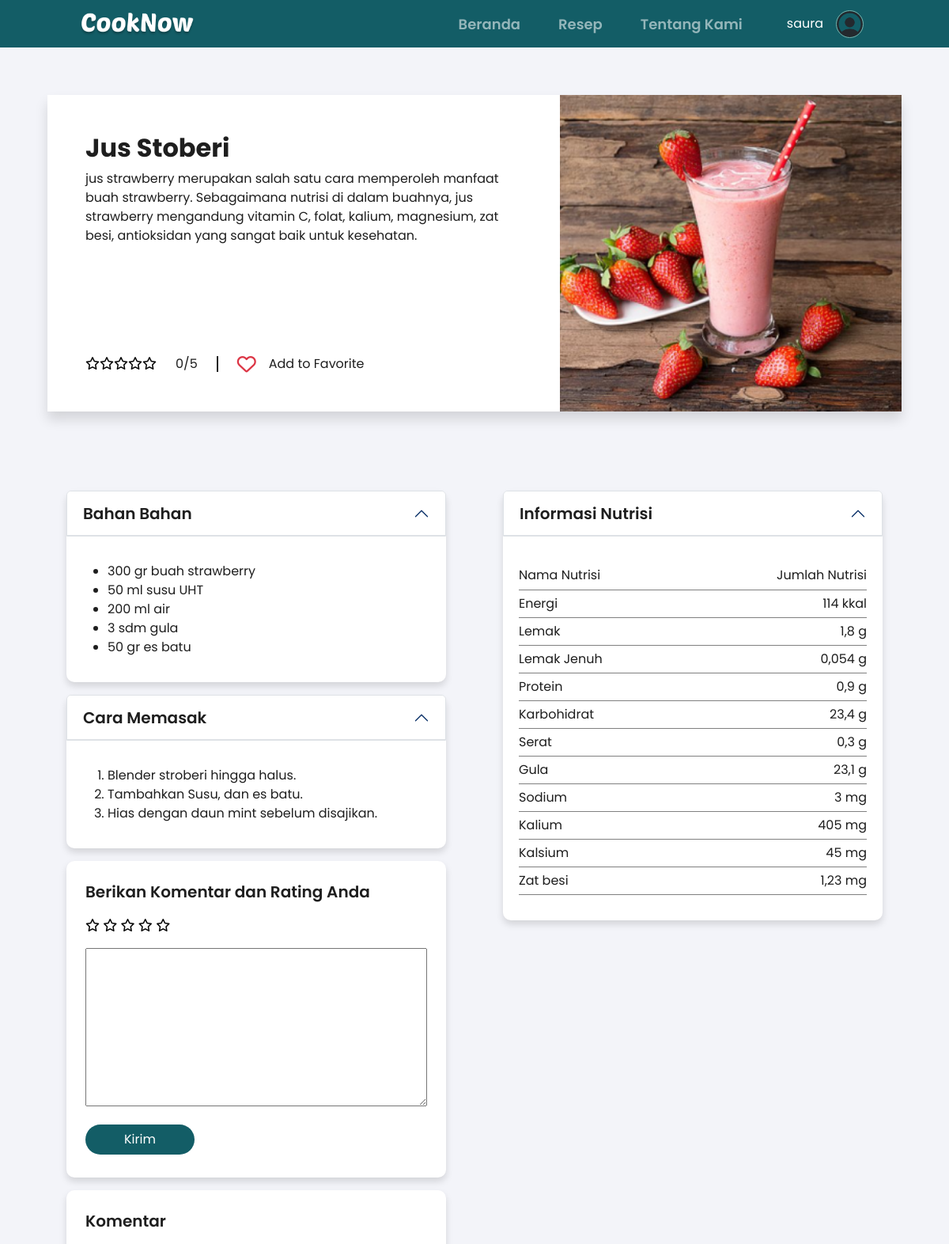
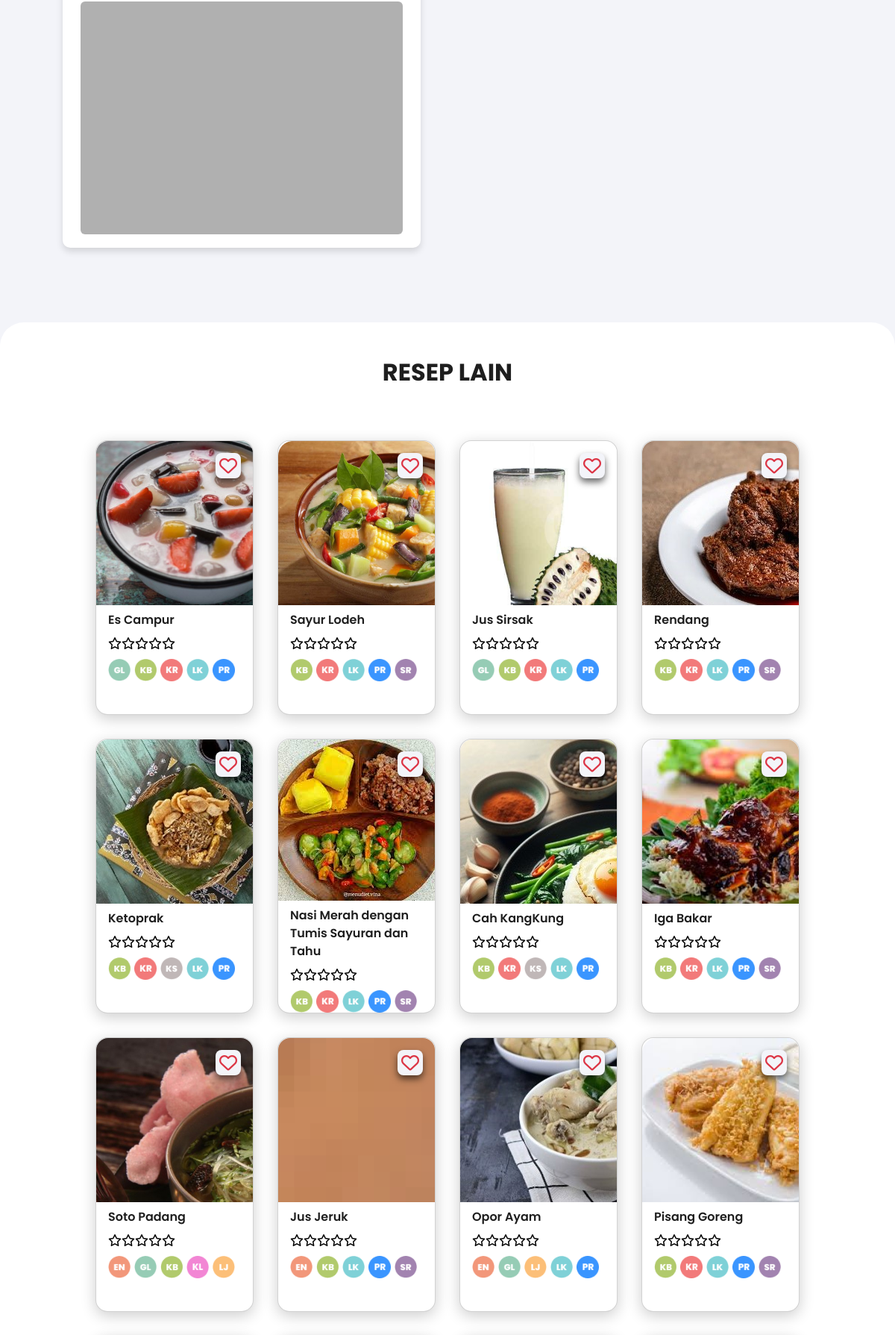
The app's page /user/recipes/detail-recipe.php?id=1 (signed in, upper part) with its own data (2 pictures, top to bottom).
### tables this page shows
CREATE TABLE `recipes` (
  `recipe_id` int(11) NOT NULL,
  `category` varchar(25) DEFAULT NULL,
  `name` varchar(50) DEFAULT NULL,
  `image` varchar(255) DEFAULT NULL,
  `description` varchar(255) NOT NULL,
  `ingredients` text NOT NULL,
  `instructions` text DEFAULT NULL,
  `nutritions` text NOT NULL
);

### user/recipes/detail-recipe.php (the view, shortened to what this page needs)
<?php
include("../../config/koneksi.php");
function getNutritionIcons($conn, $recipe_id)
{
    $query = "
        SELECT n.icon
        FROM nutritions n
        JOIN recipe_nut rn ON n.nutrition_id = rn.nutrition_id
        WHERE rn.recipe_id = $recipe_id LIMIT 5
    ";
    $result = mysqli_query($conn, $query);
    $icons = [];
    while ($row = mysqli_fetch_assoc($result)) {
        $icons[] = $row['icon'];
    }
    return $icons;
}
$id = isset($_GET['id']) ? $_GET['id'] : null;
$recipe_result = mysqli_query($conn, "SELECT * FROM recipes WHERE recipe_id = $id");
$recipe = mysqli_fetch_assoc($recipe_result);
$rating_result = mysqli_query($conn, "SELECT AVG(rating) as average_rating, COUNT(*) as total_reviews FROM reviews WHERE recipe_id = $id");
$rating_data = mysqli_fetch_assoc($rating_result);
$average_rating = round($rating_data['average_rating'], 1);
$query = "SELECT * FROM recipes WHERE recipe_id != $id ORDER BY RAND() LIMIT 20";
$data = mysqli_query($conn, $query);
$favorites = [];
$is_favorited = in_array($id, $favorites);
?>
<!DOCTYPE html>
<html lang="en">
<head>
    <link rel="stylesheet" href="../assets/css/style.css">
    <link rel="stylesheet" href="../assets/css/detail-recipe.css">
    <link rel="stylesheet" href="../assets/css/footer.css">
    <link rel="stylesheet" href="https://cdnjs.cloudflare.com/ajax/libs/font-awesome/6.5.1/css/all.min.css" />
    <link href="https://cdn.jsdelivr.net/npm/bootstrap@5.3.3/dist/css/bootstrap.min.css" rel="stylesheet">
</head>
<body>
    <nav class="navbar navbar-dark navbar-expand-lg fixed-top" style="background-color: var(--teal-2);">
        <div class="container-fluid" style="padding: 0 100px;">
            <a class="navbar-brand" href="../../"><img class="" style="height: 30px ;" src="../../assets/img/logo.png" alt="CookNow"></a>
            <div class="collapse navbar-collapse" id="navbarNav">
                <ul class="fs-h4 navbar-nav ms-auto gap-xl-5 gap-md-4 gap-sm-2 py-xl-0 py-md-0 py-3">
                    <li class="nav-item d-flex align-items-center">
                        <a class="p-0 nav-link nav-home" aria-current="page" href="../">Beranda</a>
                    </li>
                    <li class="nav-item d-flex align-items-center">
                        <a class="p-0 nav-link nav-resep" href="../recipes.php">Resep</a>
                    </li>
                    <li class="nav-item d-flex align-items-center">
                        <a class="p-0 nav-link nav-about" href="../about-us.php">Tentang Kami</a>
                    </li>
                    <li class="d-flex align-items-center">
                        <?php if (isset($_SESSION['login_user'])) : ?>
                            <div class="nav-link d-flex align-items-center">
                                <span class="fs-body"><?php echo $_SESSION['user_name']; ?></span>
                                <a class="ms-3" href="../../profile-user/profile.php">
                                    <div class="rounded-circle" style="border:1px solid var(--teal-3); background-image: url(../../profile-user/<?php echo $_SESSION['user_photo']; ?>); background-position: center; background-size: cover; width: 35px; height: 35px;"></div>
                                </a>
                            </div>
                        <?php endif; ?>
                    </li>
                </ul>
            </div>
        </div>
    </nav>
    <header class="container-fluid d-flex p-0" style="width: 90%; margin-top: 120px; background-color: #fff; height: 400px; box-shadow: 0 10px 15px #0002;">
        <div class="p-5" style="width: 60%; height: 100%; color: var(--black); position: relative;">
            <h1 class="fs-h2"><?= $recipe['name']; ?></h1>
            <div class="fs-body" style="color: #1e1e1e;"><?= $recipe['description']; ?></div>
            <div class="d-flex gap-4 align-items-center mb-5" style="height: fit-content; width: fit-content; position: absolute; bottom: 0;">
                <div class="rating-star">
                    <?php
                    for ($i = 1; $i <= 5; $i++) {
                        echo $i <= $average_rating ? '<i class="fa-solid fa-star text-warning"></i>' : '<i class="fa-regular fa-star text-black"></i>';
                    }
                    ?>
                </div>
                <div style="color: var(--black);"><?= $average_rating; ?>/5</div>
                <div style="width: 2px; height: 20px; background-color: var(--black);"></div>
                <div class="d-flex gap-3">
                    <i class="love-icon-head fs-h3 <?= $is_favorited ? 'fa-solid' : 'fa-regular' ?> fa-heart text-danger rounded-3" style="cursor:pointer;"></i>
                    <div style="color: var(--black);">Add to Favorite</div>
                </div>
            </div>
        </div>
        <div class="" style="width: 40%;">
            <div style="height: 100%; width: 100%; background-image: url(../../admin/resep-makanan/<?= $recipe['image']; ?>); background-size: cover; background-position: center; background-repeat: no-repeat;"></div>
        </div>
    </header>
    <main class="container-fluid d-flex justify-content-evenly" style="margin: 100px 0; height: 100%;">
        <div class="left">
            <div class="accordion mb-3" id="accordionBahan">
                <div class="accordion-item">
                    <h2 class="accordion-header">
                        <button style="color: var(--black); font-size: 20px; font-weight: 600;" class="accordion-button" type="button" data-bs-toggle="collapse" data-bs-target="#collapseBahan" aria-expanded="true" aria-controls="collapseBahan">
                            Bahan Bahan
                        </button>
                </div>
                <div id="collapseBahan" class="accordion-collapse collapse show" data-bs-parent="#accordionBahan">
                    <div class="accordion-body">
                        <p class="fs-body" style="color: var(--black);"><?= $recipe['ingredients']; ?></p>
                    </div>
                </div>
            </div>
            <div class="accordion mb-3" id="accordionResep">
                <div class="accordion-item">
                    <h2 class="accordion-header">
                        <button style="color: var(--black); font-size: 20px; font-weight: 600;" class="accordion-button" type="button" data-bs-toggle="collapse" data-bs-target="#collapseResep" aria-expanded="true" aria-controls="collapseResep">
                            Cara Memasak
                        </button>
                </div>
                <div id="collapseResep" class="accordion-collapse collapse show" data-bs-parent="#accordionResep">
                    <div class="accordion-body">
                        <p class="fs-body" style="color: var(--black);"><?= $recipe['instructions']; ?></p>
                    </div>
                </div>
            </div>
            <div class="comment p-4 mb-3" style="height: 400px; background-color: #fff;">
                <p style="color: var(--black);font-size: 20px; font-weight: 600;">Berikan Komentar dan Rating Anda</p>
                <form method="post">
                    <div class="rating-star mb-3">
                        <?php for ($i = 1; $i <= 5; $i++) : ?>
                            <i class="fa-regular fa-star rating-star-input" style="color: black;" data-rating="<?= $i; ?>"></i>
                        <?php endfor; ?>
                    </div>
                    <textarea name="comment" class="mb-3" style="color :black; width: 100%; height: 200px;"></textarea>
                    <button type="submit" id="submit-review" class="btnadd btn mb-3 px-5 rounded-5" style="background-color: var(--teal-2);">
                        <span class="text-white" style="text-decoration: none;">Kirim</span>
                    </button>
                </form>
            </div>
            <div class="comment p-4" style="height: 400px; background-color: #fff; overflow: hidden;">
                <p style="color: var(--black);font-size: 20px; font-weight: 600;">Komentar</p>
                <div class="rounded-2 p-3" style="width: 100%; height: calc(100% - 40px); margin-top: 10px; overflow-y: auto; background-color: var(--grey-2);">
                </div>
            </div>
        </div>
        <div class="right">
            <div class="accordion" id="accordionExample">
                <div class="accordion-item">
                    <h2 class="accordion-header">
                        <button style="color: var(--black); font-size: 20px; font-weight: 600;" class="accordion-button" type="button" data-bs-toggle="collapse" data-bs-target="#collapseNutrisi" aria-expanded="true" aria-controls="collapseNutrisi">
                            Informasi Nutrisi
                        </button>
                </div>
                <div id="collapseNutrisi" class="accordion-collapse collapse show" data-bs-parent="#accordionExample">
                    <div class="accordion-body">
                        <p class="fs-body" style="color: var(--black); background-color: red;"><?= $recipe['nutritions']; ?></p>
                    </div>
                </div>
            </div>
        </div>
    </main>
    <div class="container-fluid mb-5 rounded-top-5" style="background-color: #fff; position: relative;">
        <div class="pt-5">
            <h2 class="fs-h2 text-center" style="color: var(--black);">RESEP LAIN</h2>
            <main class="container-fluid m-0 d-flex justify-content-center" style="padding:0 100px;">
                <div class="container-fluid m-0 my-5" style="min-height: 70vh">
                    <div class="row row-cols-sm-2 row-cols-md-2 row-cols-lg-4 row-cols-xxl-5">
                        <?php
                        while ($hasil = mysqli_fetch_array($data)) {
                            $recipe_id = $hasil['recipe_id'];
                            $average_rating = 0;
                            $is_favorited = in_array($recipe_id, $favorites);
                        ?>
                            <div class="col p-3" style="min-height: 400px; max-height: 450px;">
                                <a href="detail-recipe.php?id=<?= $recipe_id; ?>" id="semua" class="card rounded-4" style=" text-decoration:none; width: 100%; height: 100%; background-color: white; box-shadow: 0 5px 20px #0003;" data-recipe-id="<?= $recipe_id; ?>">
                                    <div class="bg-image d-flex justify-content-end pt-3 pe-3 rounded-top-4" style="background-image: url(../../admin/resep-makanan/<?php echo $hasil['image'] ?>); height: 60%; position:relative;">
                                        <i style="position:absolute; background-color: var(--grey-1); padding:5px; box-shadow:0px 5px 10px #0009; cursor:pointer;" class="love-icon fs-h3 <?= $is_favorited ? 'fa-solid' : 'fa-regular' ?> fa-heart text-danger rounded-3"></i>
                                    </div>
                                    <div class="desk-rekmakmin pt-2">
                                        <div class="nama-fav d-flex justify-content-between px-3">
                                            <p class="fw-semibold mb-2 fs-body" style="color:var(--black);"><?php echo $hasil['name'] ?></p>
                                        </div>
                                        <div class="rating-star ps-3">
                                            <?php
                                            for ($i = 1; $i <= 5; $i++) {
                                                echo $i <= $average_rating ? '<i class="fa-solid fa-star text-warning"></i>' : '<i class="fa-regular fa-star text-black"></i>';
                                            }
                                            ?>
                                        </div>
                                        <div class="nutrition ps-3 pt-2">
                                            <?php
                                            $icons = getNutritionIcons($conn, $recipe_id);
                                            foreach ($icons as $icon) {
                                                echo "<img src='../$icon' alt='Nutrition Icon' style='width: 30px; height: 30px; margin-right: 5px;'>";
                                            }
                                            ?>
                                        </div>
                                    </div>
                                </a>
                            </div>
                        <?php
                        }
                        ?>
                    </div>
                </div>
            </main>
        </div>
    </div>
</body>
</html>

### user/assets/css/style.css (style rules this page uses)
:root { --white : #fffff; --black : #1e1e1e; --teal-1 : #003c43; --teal-2 : #135d66; --teal-3 : #77b0aa; --teal-4 : #e3fef7; --red-1 : #d21312; --red-2 : #ed2b2a; --red-3 : #f15a59; --blue-1 : #3572ef; --blue-2 : #3abef9; --blue-3 : #a7e6ff; --grey-primary : #333333; --grey-3 : #666666; --grey-2 : #b0b0b0; --grey-1 : #f3f4f9; --poppins : "Poppins" }
.fs-h2 { font-size: 32px; font-weight: 700; }
.fs-h3 { font-size: 24px; font-weight: 600; }
.fs-h4 { font-size: 18px; font-weight: 600; }
.fs-body { font-size: 16px; font-weight: 400; }
* { padding: 0; margin: 0; font-family: var(--poppins); color: white; }
body { overflow-x: hidden; }

### user/assets/css/detail-recipe.css (style rules this page uses)
:root { --white : #fffff; --black : #1e1e1e; --teal-1 : #003c43; --teal-2 : #135d66; --teal-3 : #77b0aa; --teal-4 : #e3fef7; --red-1 : #d21312; --red-2 : #ed2b2a; --red-3 : #f15a59; --blue-1 : #3572ef; --blue-2 : #3abef9; --blue-3 : #a7e6ff; --grey-primary : #333333; --grey-3 : #666666; --grey-2 : #b0b0b0; --grey-1 : #f3f4f9; --poppins : "Poppins" }
.accordion, .comment { width: 40vw; box-shadow: 0 5px 10px #0002; border-radius: 10px; }
.accordion-button { background-color: #fff !important; }
.accordion { background-color: #fff; }
body { background-color: var(--grey-1) !important; box-sizing: border-box; }
.accordion-body ul, .accordion-body li { color: #1e1e1e !important; }
.accordion-body tr, .accordion-body td, .accordion-body p { color: #1e1e1e; }
.accordion-body td { height: 35px; }
.accordion-body td:nth-child(even) { text-align: right; }
.accordion-body table { width: 100%; }

### user/recipes/detail-recipe.php (style rules this page uses)
.navbar { background-color: #0009; backdrop-filter: blur(20px); max-height: 60px; }

### records on screen
recipes: name "Jus Stoberi", description "jus strawberry merupakan salah satu cara memperoleh manfaat buah strawberry. Sebagaimana nutrisi di dalam buahnya, jus strawberry mengandung vitamin C, folat, kalium, magnesium, zat besi, antioksidan yang sangat baik untuk kesehatan.", image (picture), ingredients "300 gr buah strawberry 50 ml susu UHT 200 ml air 3 sdm gula 50 gr es batu", instructions "Blender stroberi hingga halus. Tambahkan Susu, dan es batu. Hias dengan daun mint sebelum disajikan.", nutritions "Nama Nutrisi Jumlah Nutrisi Energi 114 kkal Lemak 1,8 g Lemak Jenuh 0,054 g Protein 0,9 g Karbohidrat 23,4 g Serat 0,3 g Gula 23,1 g Sodium 3 mg Kalium 405 mg Kalsium 45 mg Zat besi 1,23 mg"
recipes: image (picture), name "Es Campur"
recipes: image (picture), name "Sayur Lodeh"
recipes: image (picture), name "Jus Sirsak"
recipes: image (picture), name "Rendang"
recipes: image (picture), name "Ketoprak"
recipes: image (picture), name "Nasi Merah dengan Tumis Sayuran dan Tahu"
recipes: image (picture), name "Cah KangKung"
recipes: image (picture), name "Iga Bakar"
recipes: image (picture), name "Soto Padang"
recipes: image (picture), name "Jus Jeruk"
recipes: image (picture), name "Opor Ayam"
recipes: image (picture), name "Pisang Goreng"

### other values on screen
$_SESSION['user_name'] "saura"
$average_rating "0"
